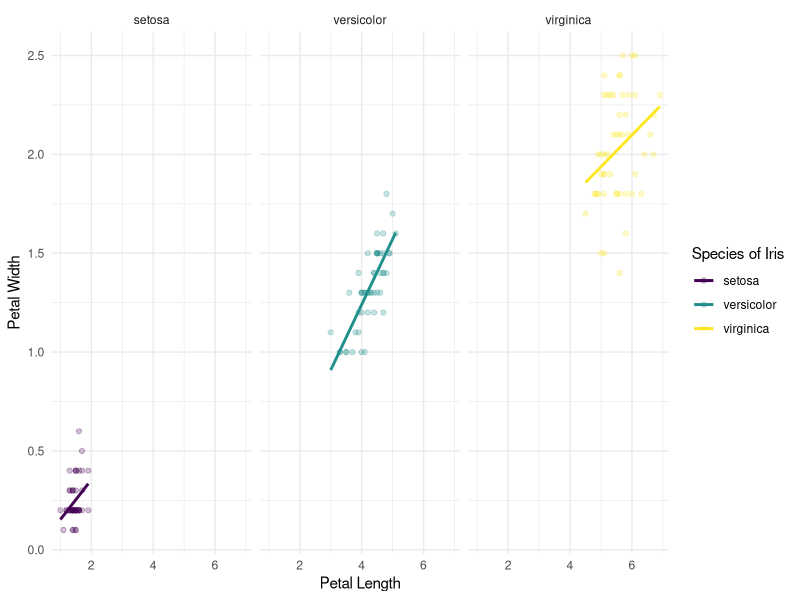
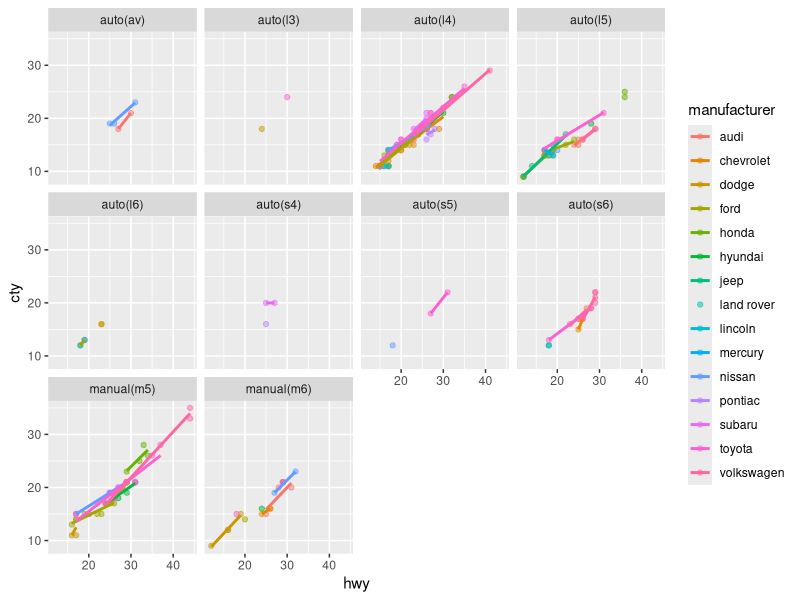

The R source for these figures, in order:
library(tidyverse)

# r graph gallery
#

iris
# give it a data frame
# map column names to various aspects of plot.
# give it geoms (things to draw)
ggplot(iris,aes(x=Petal.Length,
                y=Petal.Width,
                color=Species)) +
  geom_point(alpha=.25) +
  geom_smooth(method="lm",se=FALSE) + #defualt, loess curve
  scale_color_viridis_d() +
  theme_minimal() +
  labs(x="Petal Length",
       y="Petal Width",
       color="Species of Iris") +
  facet_wrap(~Species)


mpg
ggplot(mpg,aes(x=hwy,
               y=cty,
               color=manufacturer))+
  geom_point(alpha=.5) +
  geom_smooth(method=lm,se=FALSE) +
  facet_wrap(~trans)

# facet_warap(~data,scales= 'free') gets rid of the N/As
